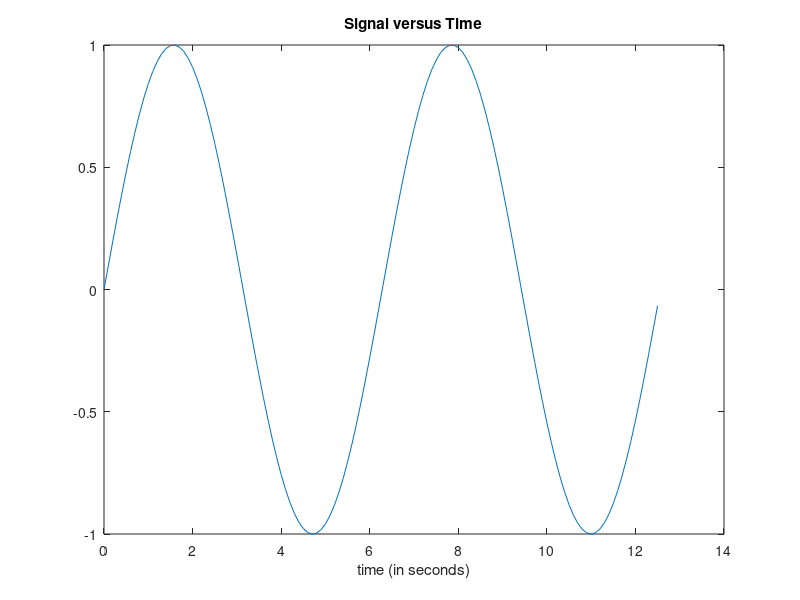

MATLAB code to generate this figure:
%% 1. Cell Arrays

cellArray = {'Name' 'AAHH' 187 [1 2 3]};

disp(cellArray{3})


%% 2. Structures

person = struct('name', 'ahmed', 'age', 23, 'city', 'Cairo');

disp('name is: ')
disp(person.name)
disp('age is: ')
disp(person.age)
disp('city is: ')
disp(person.city)


%% 3. Character Data

charArray1 = 'Ahmed Ahmed';
charArray2 = 'Engineer';

combinedCharArray = [charArray1, ' ', charArray2];

disp('combined char arrays is: ')
disp(combinedCharArray)


%% 4. Conditional Statements (If)

number = input('Please input a number to check if it odd or even');

if mod(number, 2) == 0
    output = [num2str(number), ' is even'];
else
    output = [num2str(number), ' is odd'];
end

disp(output);



%% 5. For Loops

for i=1:10
    disp(['iterate ', num2str(i)]);
end 


%% 6. Basic Plotting

time = [0:0.1:4*pi];
sineWave = sin(time);
plot(time,sineWave);

xlabel('time (in seconds)');
title('Signal versus Time');